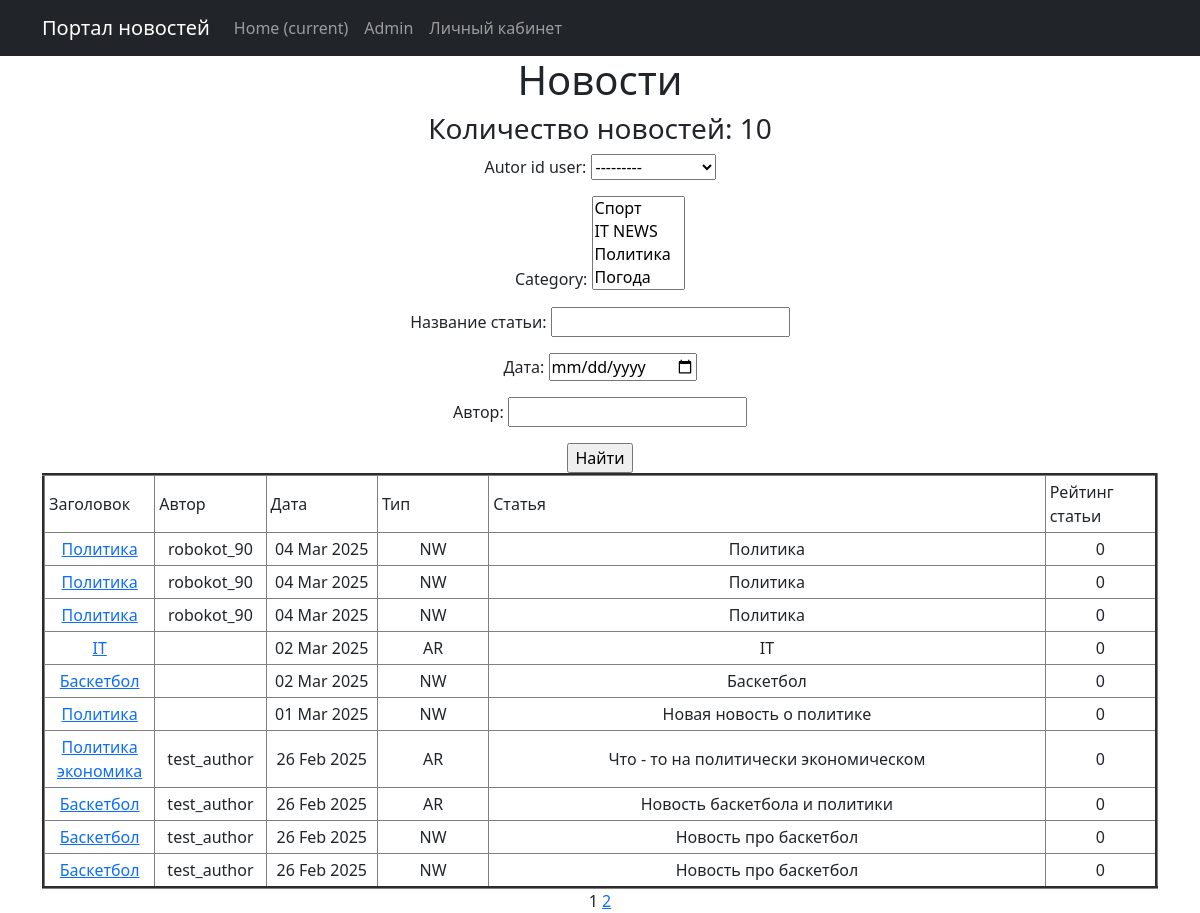
The app's page /search/ with its own data.
### news/models.py (models this page shows, shortened)
class Category(models.Model):
    category = models.CharField(max_length=64, unique=True)
    subscribers = models.ManyToManyField(User, blank=True, related_name="categories")
    def __str__(self):
        return self.category

class Post(models.Model):
    news = "NW"
    article = "AR"
    POSITIONS = [(news, "Новость"),
                 (article, "Статья")]
    autor_id = models.ForeignKey(Author, on_delete=models.CASCADE)
    type = models.CharField(max_length = 2, choices=POSITIONS, default=news)
    date_time = models.DateTimeField(auto_now_add=True)
    category = models.ManyToManyField("Category", through="PostCategory")
    title_news = models.CharField(max_length = 128)
    text_news = models.TextField()
    rating_post = models.IntegerField(default = 0)

class Author(models.Model):
    rating_autor = models.IntegerField(default = 0)
    user = models.OneToOneField(User, on_delete=models.CASCADE)
    post_count = models.IntegerField(default = 0)

### news/views.py (the view)
# urls.py: path('search/', PostSearch.as_view(), name="news_search"),
class PostSearch(ListView):
    model = Post
    ordering = '-date_time'
    template_name = 'post_search.html'
    context_object_name = 'post_search'
    paginate_by = 10
    def get_queryset(self):
        queryset = super().get_queryset()
        self.filterset = NewsFilter(self.request.GET, queryset)
        return self.filterset.qs
    def get_context_data(self, **kwargs):
        context = super().get_context_data(**kwargs)
        context['filterset'] = self.filterset
        return context

### news/templatetags/custom_filters.py (called while the page is built)
def stripping(text):
    word = ''
    for i in text:
        if i.isalpha():
            word += i
    return word.lower()

@register.filter()
def censor(text):
    list_censor = [str(i) for i in Censorship.objects.all()]
    for word in text.split():
        format_word = stripping(word)
        if format_word in list_censor:
            cencore_word = format_word[0] + "*" * (len(word) - 1)
            text = text.replace(delete_symbol_l_r(word), cencore_word)
    return text

### news/templatetags/custom_tags.py (called while the page is built)
@register.simple_tag(takes_context=True)
def url_replace(context, **kwargs):
   d = context['request'].GET.copy()
   for k, v in kwargs.items():
       d[k] = v
   return d.urlencode()

### templates/post_search.html (shortened to what this page needs)
{% extends 'flatpages/default.html' %}
{% load custom_filters %}
{% load custom_tags %}
{% block content %}
    <h1>Новости</h1>
    <h3> Количество новостей: {{ post_search | length}} </h3>
        <form action="" method="get">
            {{ filterset.form.as_p }}
            <input type="submit" value="Найти" />
        </form>
        {% if post_search %}
            <table border="3" cellpadding="4" cellspacing="1" width="100%">
                <tr>
                    <td align="left" width="10%">Заголовок</td>
                    <td align="left" width="10%">Автор</td>
                    <td align="left" width="10%">Дата</td>
                    <td align="left" width="10%">Тип</td>
                    <td align="left" width="50%">Статья</td>
                    <td align="left" width="10%">Рейтинг статьи</td>
                </tr>
                {% for post in post_search%}
                <tr>
                    <td><a href="{% url 'news_detail' post.pk %}">{{ post.title_news | censor }}</a></td>
                    <td>{{ post.autor_id.user }}</td>
                    <td>{{ post.date_time | date:'d M Y' }}</td>
                    <td>{{ post.type }}</td>
                    <td>{{ post.text_news | truncatewords:20 | censor }}</td>
                    <td>{{ post.rating_post }}</td>
                </tr>
                {% endfor %}
            </table>
        {% else %}
        <h2>По вашему запросу ничего не найдено!</h2>
        {% endif%}
   {{ page_obj.number }}
   {% if page_obj.has_next %}
       <a href="?{% url_replace page=page_obj.next_page_number %}">{{ page_obj.next_page_number }}</a>
   {% endif %}
{% endblock content %}

### templates/post_search.html (style rules this page uses)
td { border: 1px solid grey; }

### records on screen
Category: category "Спорт / IT NEWS / Политика / Погода"
Post: title_news|censor "Политика", autor_id.user "robokot_90", date_time "04 Mar 2025", type "NW", text_news|censor "Политика", rating_post "0"
Post: title_news|censor "Политика", autor_id.user "robokot_90", date_time "04 Mar 2025", type "NW", text_news|censor "Политика", rating_post "0"
Post: title_news|censor "Политика", autor_id.user "robokot_90", date_time "04 Mar 2025", type "NW", text_news|censor "Политика", rating_post "0"
Post: title_news|censor "IT", date_time "02 Mar 2025", type "AR", text_news|censor "IT", rating_post "0"
Post: title_news|censor "Баскетбол", date_time "02 Mar 2025", type "NW", text_news|censor "Баскетбол", rating_post "0"
Post: title_news|censor "Политика", date_time "01 Mar 2025", type "NW", text_news|censor "Новая новость о политике", rating_post "0"
Post: title_news|censor "Политика экономика", autor_id.user "test_author", date_time "26 Feb 2025", type "AR", text_news|censor "Что - то на политически экономическом", rating_post "0"
Post: title_news|censor "Баскетбол", autor_id.user "test_author", date_time "26 Feb 2025", type "AR", text_news|censor "Новость баскетбола и политики", rating_post "0"
Post: title_news|censor "Баскетбол", autor_id.user "test_author", date_time "26 Feb 2025", type "NW", text_news|censor "Новость про баскетбол", rating_post "0"
Post: title_news|censor "Баскетбол", autor_id.user "test_author", date_time "26 Feb 2025", type "NW", text_news|censor "Новость про баскетбол", rating_post "0"

### other values on screen
{{ post_search | length }} "10"
{{ page_obj.number }} "1"
{{ page_obj.next_page_number }} "2"
